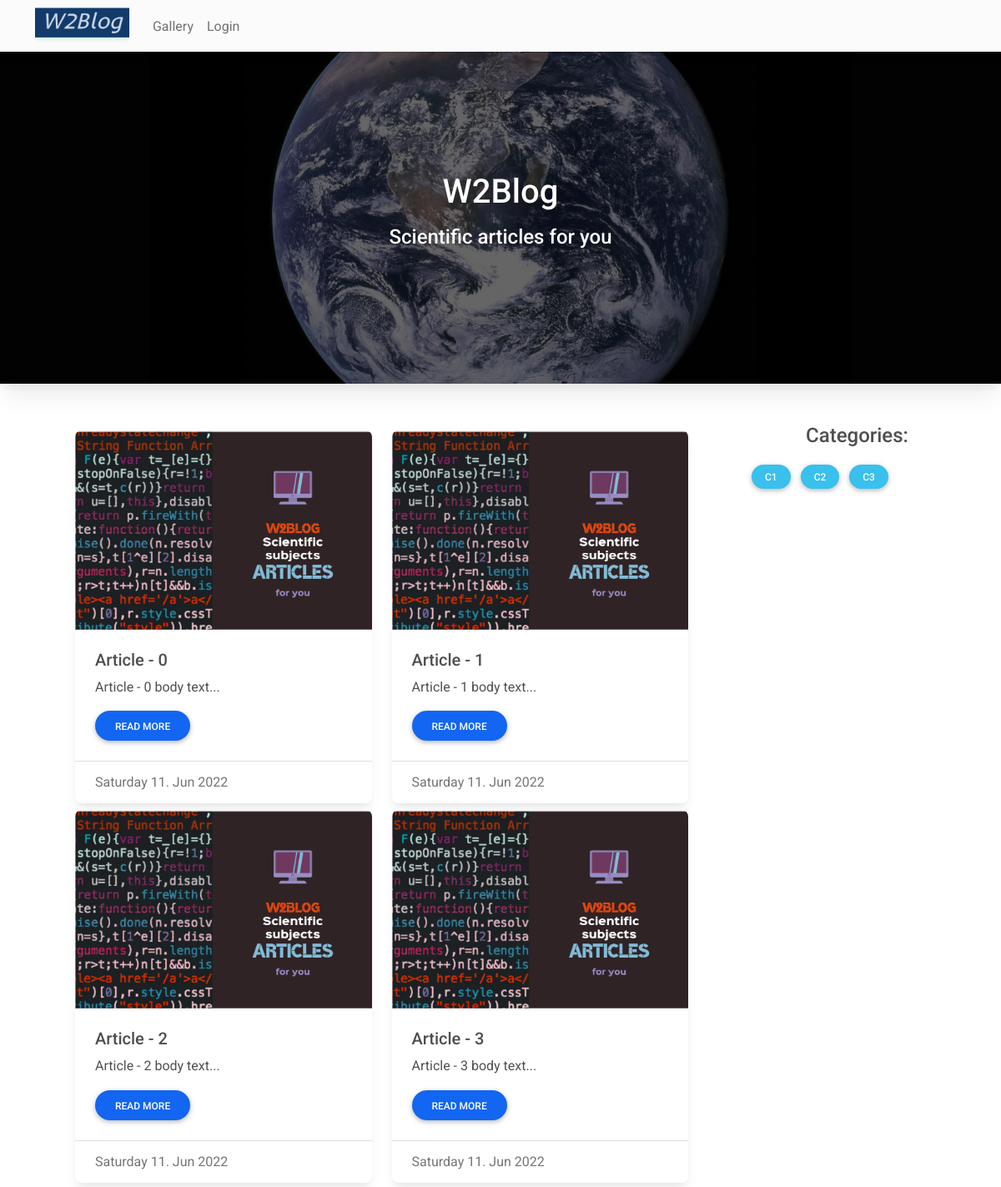
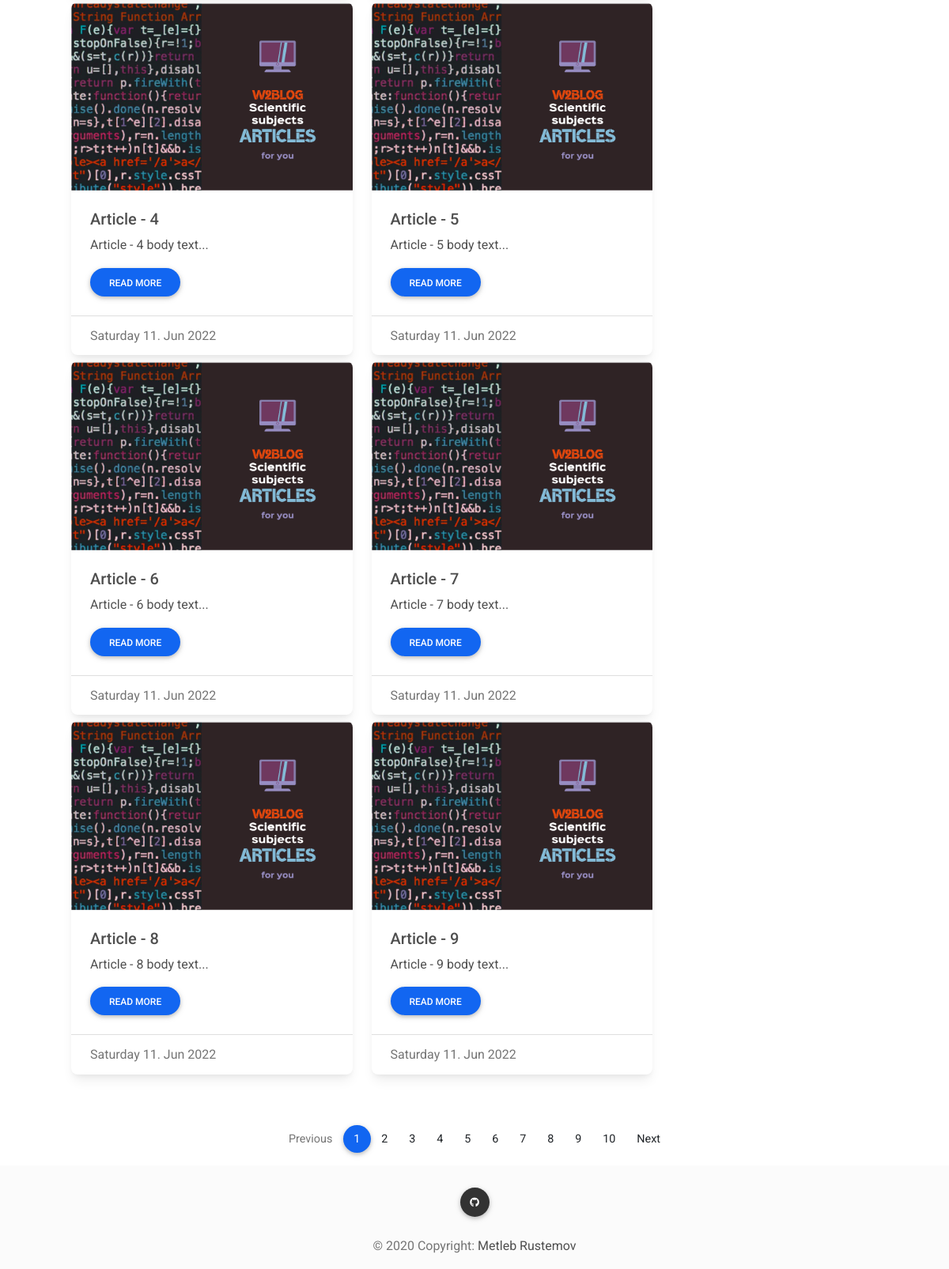
Before: / with the older database file (2 pictures, top to bottom).
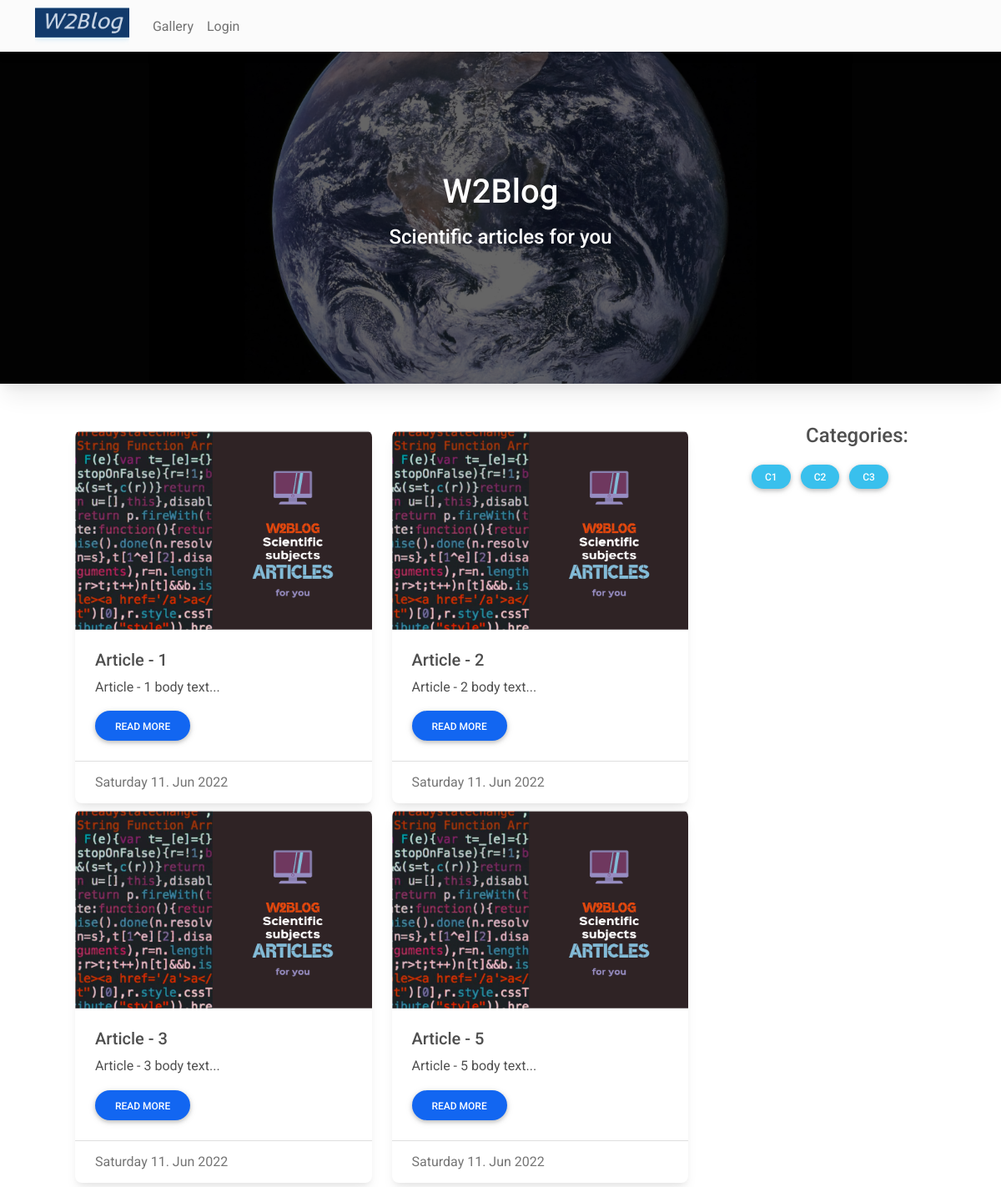
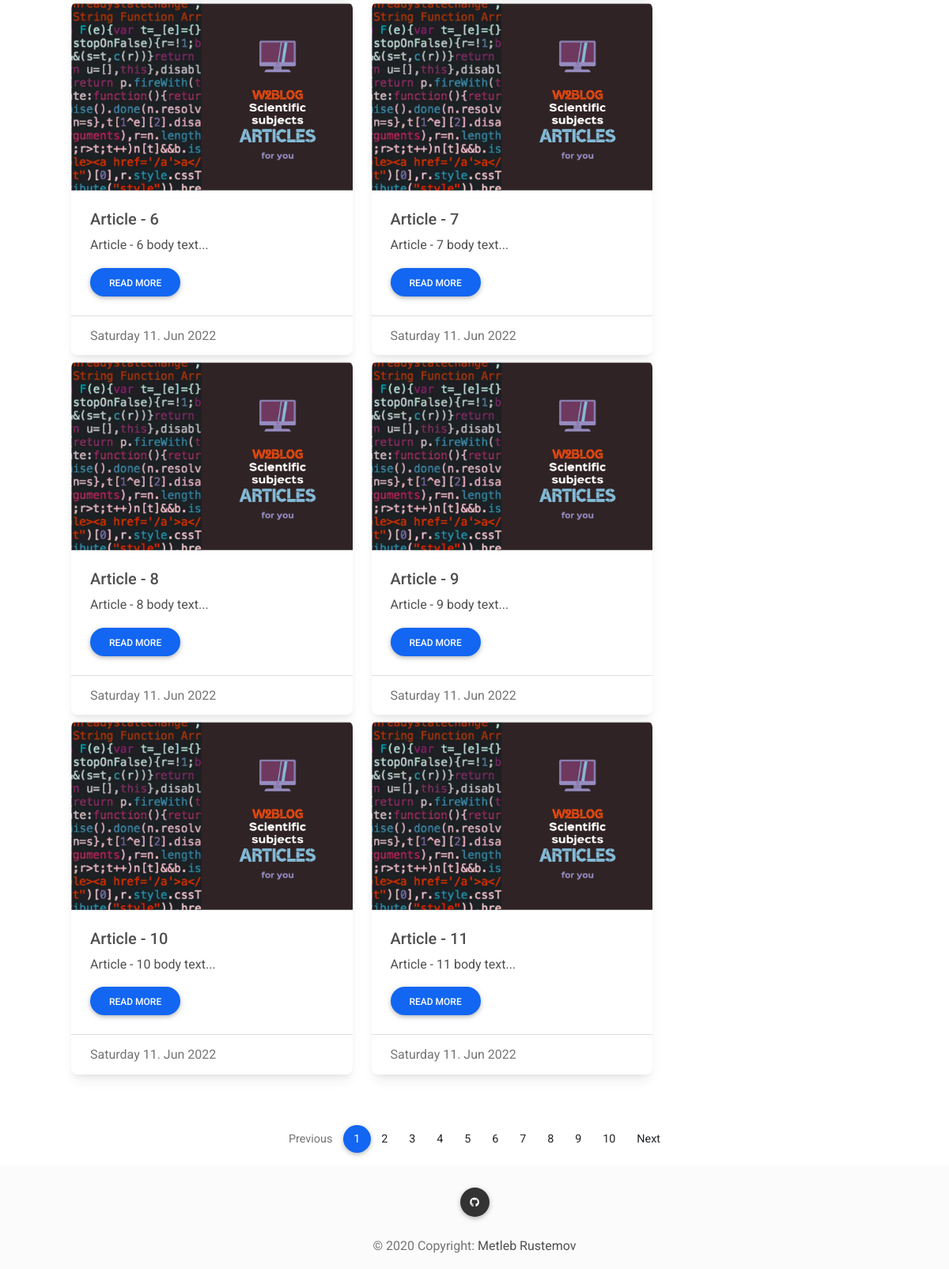
After: the same page with the newer database file (2 pictures, top to bottom).
### core/models/article.py (models this page shows, shortened)
class Article(db.Model):
    id = db.Column(db.Integer, primary_key=True)
    verified = db.Column(db.Integer, default=-1) # approved by {admin.id}
    title = db.Column(db.String(80), nullable=False)
    subtitle = db.Column(db.String(80), nullable=False)
    image = db.Column(db.String(180), nullable=False, default="default_article_image.png")
    body = db.Column(db.Text, nullable=False)
    pub_date = db.Column(db.DateTime, nullable=False, default=datetime.datetime.utcnow)
    user_id = db.Column(db.Integer, db.ForeignKey('user.id'))
    categories = db.relationship("Category", secondary=article_categories, back_populates="articles")
    comments = db.relationship('Comment', backref='article')
    def get_date(self):
        return datetime.datetime.fromisoformat(str(self.pub_date)).strftime("%A %d. %b %Y")

### core/models/category.py (models this page shows, shortened)
class Category(db.Model):
    id = db.Column(db.Integer, primary_key=True)
    name = db.Column(db.String(25), unique=True, nullable=False)
    articles = db.relationship("Article", secondary=article_categories, back_populates="categories")

### app.py (the view, shortened to what this page needs)
@app.route("/")
@app.route("/category/<int:cat_id>")
def index(cat_id=None):
    w2b_context.clear()
    page = abs(request.args.get("p", 1, int))
    print(type(page), page)
    if "user_id" in session:
        user = User.query.filter_by(id=session['user_id']).first()
        w2b_context.update({"user":{"user_id":session['user_id'], "user":user}})
    else:
        w2b_context.update({"user":{"user_id":-1}})
    w2b_context.update({"categories":Category.query.all()})
    if cat_id == None :
        if (page-1)*10 < Article.query.filter(Article.verified>0).count():
            v_articles = Article.query.filter(Article.verified>0).paginate(page, 10, False)
        else:
            v_articles = Article.query.filter(Article.verified>0).paginate(1, 10, False)
        w2b_context.update({"articles":v_articles, "category":-1})
    return render_template("index.html", cntxt=w2b_context)

### templates/index.html (shortened to what this page needs)
{% extends "base.html" %}
{% block bgimage_content %}
    <div class="p-5 text-center bg-image shadow-5" style="
      background-image: url({{url_for('static', filename='img/dbg.jpg')}});
      height: 400px;
      margin-top: 60px;
    ">
      <div class="mask" style="background-color: rgba(0, 0, 0, 0.6);">
        <div class="d-flex justify-content-center align-items-center h-100">
          <div class="text-white">
            <h1 class="mb-3">W2Blog</h1>
            <h4 class="mb-3">Scientific articles for you</h4>
          </div>
        </div>
      </div>
    </div>
{% endblock %}
  {% block main_content %}
  <main>
    <section id="articles">
      <div class="container">
        <div class="row">
          <div class="col-md-9">
            <div class="m-5">
              <div class="row">
                {% for article in cntxt['articles'].items %}
                <div class="col-md-6">
                  <div class="card mt-2">
                    <div class="bg-image hover-overlay ripple" data-mdb-ripple-color="light">
                      <img src="{{ url_for('static', filename='media/'+article.image)}}" class="img-fluid" />
                    </div>
                    <div class="card-body">
                      <h5 class="card-title">{{article.title}}</h5>
                      <p class="card-text">
                        {{article.body[:150]+'...'}}
                      </p>
                      <a href="{{url_for('post', id=article.id)}}" class="btn btn-rounded btn-primary">Read more</a>
                    </div>
                    <div class="card-footer text-muted">{{article.get_date()}}</div>
                  </div>
                </div>
                {% endfor %}
              </div>
            </div>
          </div>
          <div class="col-md-3">
            <div class="mt-5  sticky-top" style="top: 65px;">
              <div class="d-block text-center mb-3">
                <h4>Categories:</h4>
              </div>
              {% for category in cntxt['categories'] %}
              {% if category.id == cntxt['category'] %}
              <button type="button" class="btn btn-info btn-rounded btn-sm m-1 disabled">{{category.name}}</button>
              {% else %}
              <a href="{{url_for('index', cat_id=category.id)}}">
                <button type="button" class="btn btn-info btn-rounded btn-sm m-1">{{category.name}}</button>
              </a>
              {% endif %}
              {% endfor %}
            </div>
          </div>
        </div>
      </div>
    </section>
    <section id="paging">
      <div class="container mt-3">
        <nav aria-label="Page navigation">
          <ul class="pagination pagination-circle  justify-content-center">
            {% if cntxt['articles'].has_prev %}
            <li class="page-item">
              <a href="{{request.base_url}}?p={{cntxt['articles'].prev_num}}" class="page-link">Previous</a>
            </li>
            {% else %}
            <li class="page-item disabled">
              <a class="page-link">Previous</a>
            </li>
            {% endif %}
            {% for p in range(1, (cntxt['articles'].pages+1)) %}
            {% if p!=cntxt['articles'].page %}
            <li class="page-item"><a class="page-link" href="{{request.base_url}}?p={{p}}">{{p}}</a></li>
            {% else %}
            <li class="page-item active" aria-current="page">
              <a class="page-link disabled">{{p}} <span class="visually-hidden">(current)</span></a>
            </li>
            {% endif %}
            {% endfor %}
            {% if cntxt['articles'].has_next %}
            <li class="page-item">
              <a href="{{request.base_url}}?p={{cntxt['articles'].next_num}}" class="page-link">Next</a>
            </li>
            {% else %}
            <li class="page-item disabled">
              <a class="page-link">Next</a>
            </li>
            {% endif %}
          </ul>
        </nav>
      </div>
    </section>
  </main>
  {% endblock %}

### templates/base.html (shortened to what this page needs)
{% import 'socialbuttons.html' as socialbuttons -%}
<!DOCTYPE html>
<html lang="en">
<head>
  <link rel="stylesheet" href="https://use.fontawesome.com/releases/v5.15.2/css/all.css" />
  <link rel="stylesheet" href="{{ url_for('static', filename='css/mdb.min.css') }}" />
</head>
<body>
  <header>
    <nav class="navbar navbar-expand-lg fixed-top navbar-scroll navbar-light bg-light">
      <div class="container">
        <div class="collapse navbar-collapse" id="navbarSupportedContent">
          <a class="navbar-brand mt-2 mt-lg-0 p-0" href="{{url_for('index')}}">
            <img src="{{ url_for('static', filename='img/w2blog_logo.png') }}" height="45" alt="" loading="lazy" />
          </a>
          <ul class="navbar-nav me-auto mb-2 mb-lg-0">
            <li class="nav-item">
              <a class="nav-link{% if request.path == '/gallery' %} active{% endif %}"
                href="{{url_for('gallery')}}">Gallery</a>
            </li>
            <li class="nav-item">
              <a class="nav-link{% if request.path == '/lr' %} active{% endif %}" href="{{url_for('lr')}}">Login</a>
            </li>
          </ul>
        </div>
      </div>
    </nav>
    {% block bgimage_content %}
    {% endblock %}
  </header>
  {% block main_content %}
  {% endblock %}
  <footer class="bg-light text-center text-white">
    <div class="container p-4 pb-0">
      <section class="mb-1">
        {{socialbuttons.circle_social("github", "https://github.com/Metleb1996/W2Blog")}}
      </section>
    </div>
    <div class="text-center p-3 bg-light text-muted" style="background-color: rgba(0, 0, 0, 0.2);">
      © 2020 Copyright:
      <a class="text-body" href="https://metleb1996.github.io/">Metleb Rustemov</a>
    </div>
  </footer>
</body>
</html>

### templates/socialbuttons.html (shortened to what this page needs)
{% macro circle_social(s_name, s_link) %}
{% if s_name=="github" %}
<a class="btn btn-primary btn-floating m-1" style="background-color: #333333;" href="{{s_link}}" role="button"><i
        class="fab fa-github"></i></a>
{% endif %}
{% endmacro %}

Changed rows visible on the page:
removed Article: image (placeholder picture), title "Article - 0", body "Article - 0 body text...", get_date "Saturday 11. Jun 2022"
removed Article: image (placeholder picture), title "Article - 4", body "Article - 4 body text...", get_date "Saturday 11. Jun 2022"
now on this page (row unchanged): Article: image (placeholder picture), title "Article - 10", body "Article - 10 body text...", get_date "Saturday 11. Jun 2022"
now on this page (row unchanged): Article: image (placeholder picture), title "Article - 11", body "Article - 11 body text...", get_date "Saturday 11. Jun 2022"
